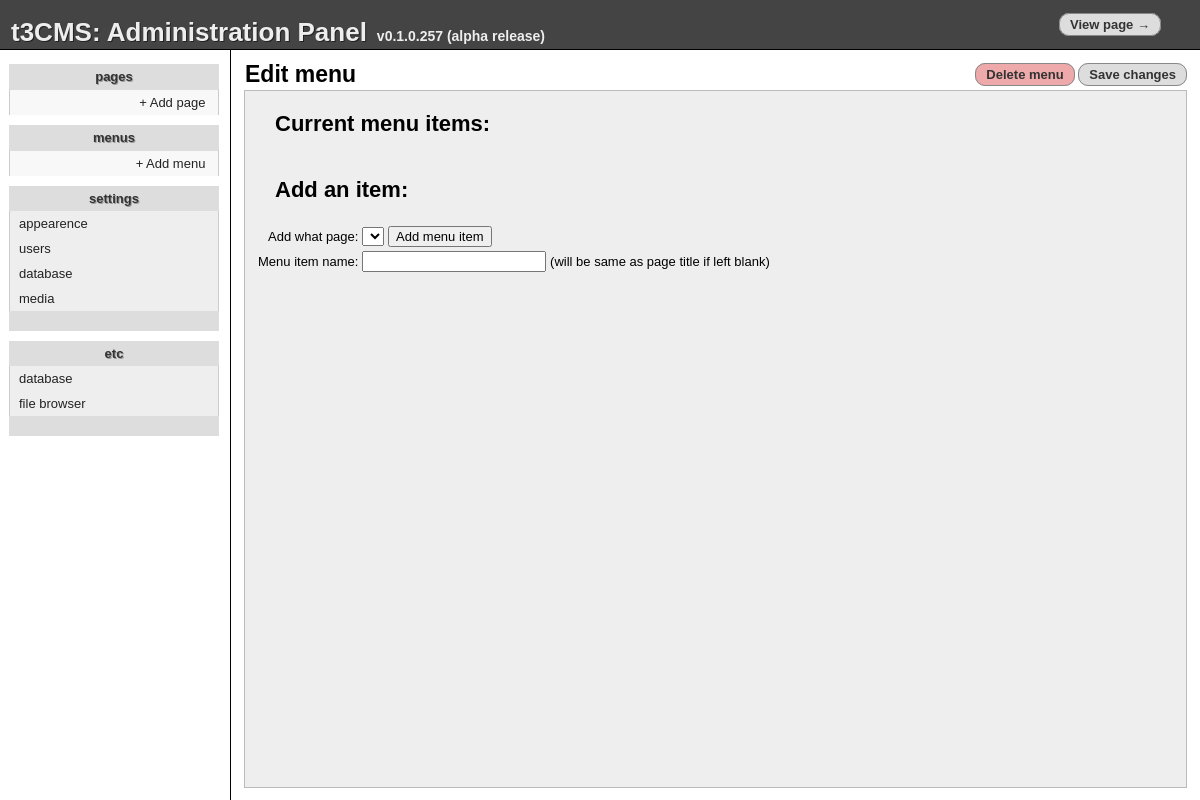
Page /admin.php?edit=menu&menu=0 on the earlier database version.
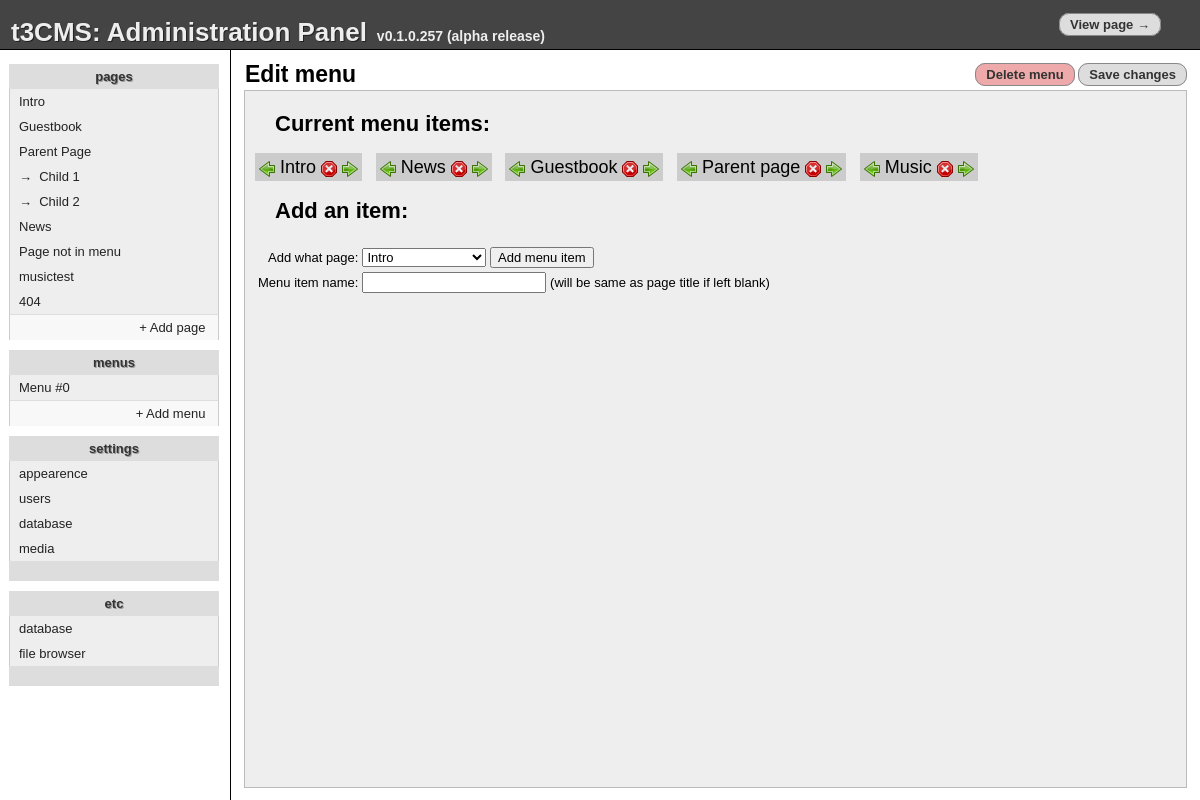
Same page on the later database version.
### tables this page shows
CREATE TABLE "sora_pages" ("id" INTEGER PRIMARY KEY  NOT NULL ,"name" TEXT,"type" TEXT,"content" TEXT,"title" TEXT,"sub" TEXT DEFAULT _ , "special" INTEGER DEFAULT 0);

CREATE TABLE "sora_menus" ("id" INTEGER PRIMARY KEY  AUTOINCREMENT  NOT NULL , "menu" INTEGER NOT NULL  DEFAULT 0, "label" TEXT, "type" TEXT DEFAULT page, "link" TEXT, "sorting" INTEGER DEFAULT 0);

### inc/inc.settings.php (called while the page is built)
<?php
$_S['pageName'] = 't3cmsTestAlpha';
$_S['pageRoot'] = 'http://tofu3.ath.cx/t3cms/';
$_S['dbType'] = 'sqlite';
$_S['dbName'] = '';
$_S['dbPath'] = 'db/alpha.db';
$_S['dbUser'] = '';
$_S['dbPass'] = '';
$_S['dbPrfix'] = 'sora_';
$_S['dbConnectionString'] = $_S['dbType'].':'.$_S['dbPath'];
?>

### inc/inc.db.php (called while the page is built, shortened)
<?php
 $_DBp = $_S['dbPrfix'];
?>

### inc/inc.admin-menus.php (the view, shortened to what this page needs)
<?php
 function a_do_edit_menu($menu){
    $a_new_menu = $_GET['menu']=='_new'?True:False;
    $red = base64_encode("?edit=menu&menu=$menu");
    if($a_new_menu){
        print "        <div id=\"settings\" class=\"tabcontainer\"><h3>Sorry - You cannot add more menus for now.</h3></div>\n";
    }
    else{
	print <<<END
    <form style="display:block;height:100%;margin:0px;padding:0px;" action="?save=menu&menu=$menu&sub=additem&red=$red" method="post">
     <table style="height:100%;padding-top:6px" width="100%" height="100%">
      <tr>
       <td height="14">
        <h3 style="margin:0px;display:inline;margin-left:10px">Edit menu</h3>
       </td>
       <td style="text-align:right;padding-right:10px;height:30px">
        <a href="javascript:deleteMenu()" class="butlink butdanger">Delete menu</a>
        <a href="javascript:document.forms[0].submit()" class="butlink">Save changes</a>
       </td>
      </tr>
      <tr>
       <td colspan="3" style="padding:10px;padding-top:0px">
        <div id="menu" class="tabcontainer">
         <h3>Current menu items:</h3>
END;
    $a_menu_items = a_get_menu_items($menu);
    foreach($a_menu_items as $menu_item){
        $esc_text = htmlentities($menu_item[1]);
        $miID = "mi{$menu}-{$menu_item[3]}";
        print "         <span id=\"$miID\" class=\"editMenuItem\">".
        "<a href=\"javascript:moveMenuItem($menu,{$menu_item[3]},-1)\"><img src=\"img/go-previous16.png\" alt=\"[<]\" title=\"Move left\" /></a>".
        " $esc_text ".
        "<a href=\"javascript:removeMenuItem($menu,{$menu_item[3]},'$esc_text')\"><img src=\"img/process-stop16.png\" alt=\"[x]\" title=\"Remove this item\" /></a> ".
        "<a href=\"javascript:moveMenuItem($menu,{$menu_item[3]},1)\"><img src=\"img/go-next16.png\" alt=\"[>]\" title=\"Move right\" /></a>".
        "</span>\n";
    }
print <<<END
         <h3>Add an item:</h3>
          <table>
           <tr>
            <td align="right">Add what page:</td>
            <td>
             <select name="target">
END;
    $a_page_addables = a_get_nonmenu_items();
    print_r($a_page_addables);
    foreach($a_page_addables as $a_page_addable){
        print "           <option value=\"{$a_page_addable[0]}\">{$a_page_addable[1]}</option>\n";
    }
print <<<END
             </select>
             <input type="submit" value="Add menu item" />
           </td>
          </tr>
          <tr>
           <td align="right">Menu item name:</td>
           <td><input type="text" name="label" /> (will be same as page title if left blank)</td>
          </tr>
         </table>
        </div>
       </td>
      </tr>
     </table>
    </form>
END;
 }
 }
?>

### inc/inc.admin.php (shortened to what this page needs)
<?php
 include_once('inc/inc.settings.php');
 include_once('inc/inc.db.php');
 function a_do_pages($sub = '_', $lvl = 0){
    global $_DB, $_DBp;
    $active_page = $_GET['page'];
    foreach ($_DB->query("SELECT * FROM {$_DBp}pages where sub='$sub' ORDER BY special,id") as $r){
        $spacing = str_repeat('&rarr;&nbsp;&nbsp;',$lvl);
        $active = $active_page==$r['name']?' active':'';
        print "   <a href=\"?edit=page&page={$r['name']}\" class=\"$active\">$spacing{$r['title']}</a>\n";
        a_do_pages($r['name'], $lvl+1);
    }
 }
  function a_get_menu_items($menu){
    global $_DB, $_DBp;
    $retarr = array();
    foreach ($_DB->query("SELECT * FROM {$_DBp}menus where menu='$menu' ORDER BY sorting") as $r){
        $retarr[] = array($r['type'],$r['label'],$r['link'],$r['id']);
    }
    return $retarr;
 }
 function a_get_nonmenu_items(){
    global $_DB, $_DBp;
    foreach ($_DB->query("SELECT * FROM {$_DBp}pages where sub='_'") as $r){
        $retarr[] = array($r['name'],$r['title']);
    }
    return $retarr;
 }
 function a_do_menus(){
    global $_DB, $_DBp;
	$a = array();
    foreach ($_DB->query("SELECT * FROM {$_DBp}menus") as $r){
		if (! in_array($r['menu'],$a)){
			print "   <a href=\"?edit=menu&menu={$r['menu']}\">Menu #{$r['menu']}</a>\n";
			$a[] = $r['menu'];
		}
    }
 }
?>

Differences in the rows shown:
added sora_pages: title "Intro", shown under "v0.1.0.257 (alpha release)"
added sora_pages: title "Guestbook", shown under "v0.1.0.257 (alpha release)"
added sora_pages: title "Parent Page", shown under "v0.1.0.257 (alpha release)"
added sora_pages: spacing "→", title "Child 1", shown under "Parent Page"
added sora_pages: spacing "→", title "Child 2", shown under "Parent Page"
added sora_pages: title "News", shown under "v0.1.0.257 (alpha release)"
added sora_pages: title "Page not in menu", shown under "v0.1.0.257 (alpha release)"
added sora_pages: title "musictest", shown under "v0.1.0.257 (alpha release)"
added sora_pages: title "404", shown under "v0.1.0.257 (alpha release)"
added sora_menus: menu "0", label "Intro"
added sora_menus: label "News", shown under "Current menu items:"
added sora_menus: label "Guestbook", shown under "Current menu items:"
added sora_menus: label "Parent page", shown under "Current menu items:"
added sora_menus: label "Music", shown under "Current menu items:"
Other differences:
form field target: (not shown) → "Intro"
